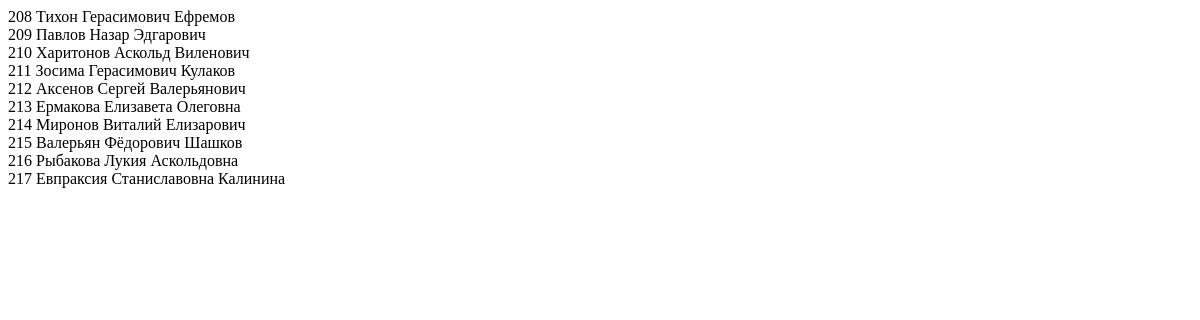
The app's page /, older data.
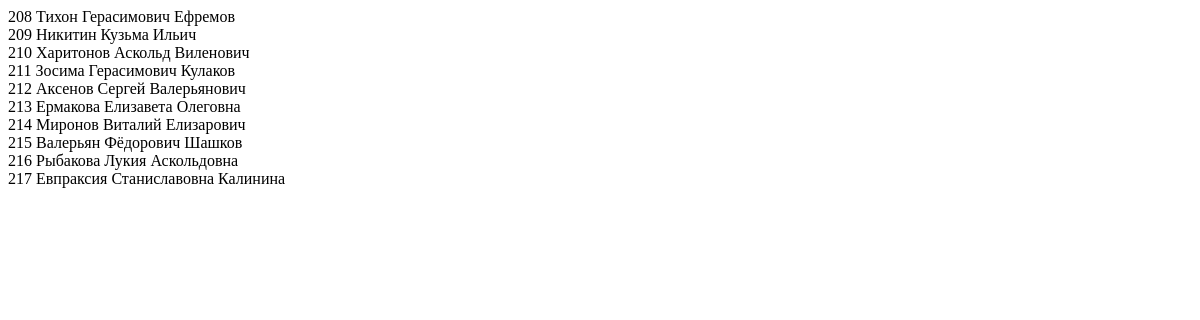
The same page, newer data.
### wizards/models.py (models this page shows, shortened)
class Wizard(models.Model):
  name = models.TextField("Имя")
  guild = models.ForeignKey("Guild", on_delete=models.CASCADE, null=True)
  team = models.ForeignKey("Team", on_delete=models.CASCADE, null=True, blank=True)
  picture = models.ImageField("Изображение", null=True, upload_to="wizards")
  class Meta:
    verbose_name = "Волшебник"
    verbose_name_plural = "Волшебники"

### wizards/views.py (the view)
# urls.py: path('', views.ShowWizardsView.as_view()),
class ShowWizardsView(TemplateView):
  template_name = "wizards/show_wizards.html"
  def get_context_data(self, **kwargs: any) -> dict[str, any]:
    context = super().get_context_data(**kwargs)
    context['wizards'] = Wizard.objects.all()
    return context

### templates/wizards/show_wizards.html (shortened to what this page needs)
<!DOCTYPE html>
<html lang="Ru">
<head>
</head>
<body>
  {% for w in wizards %}
  {{w.id}} {{w.name}}<br>
  {% endfor %}
</body>
</html>

Row changes from the older to the newer data that the page shows:
changed Wizard id 209: name "Павлов Назар Эдгарович" → "Никитин Кузьма Ильич"
